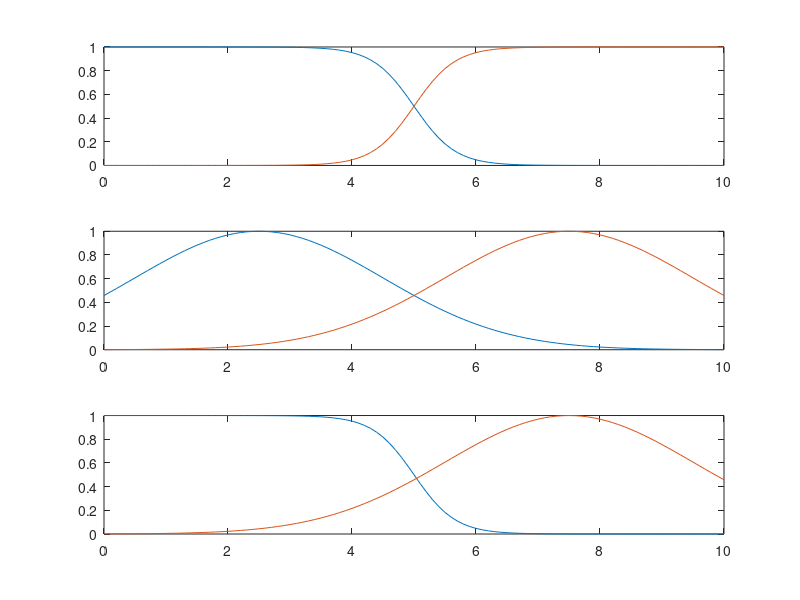
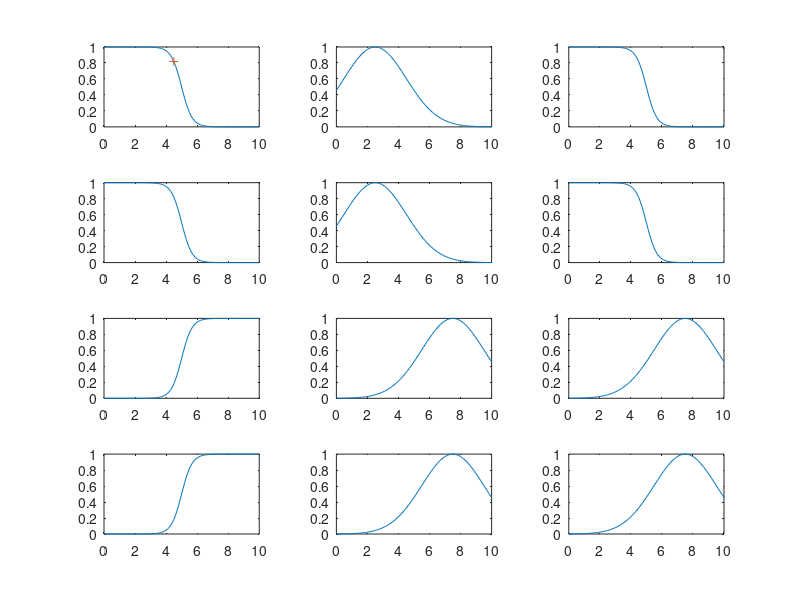

Reproduce these figures in MATLAB, in order.
X=0:0.1:10;
A1=zeros(1,length(X));
A2=zeros(1,length(X));
B1=zeros(1,length(X));
B2=zeros(1,length(X));
C1=zeros(1,length(X));
C2=zeros(1,length(X));

%Generando funciones
    for i = 1:length(X)
        
    A1(i) = ( 1 / ( 1 + exp( 3*( (X(i) - 5) )  )));
    A2(i) = ( 1 / ( 1 + exp( -3*( (X(i) - 5) )  )));
    
    B1(i) = exp( -0.125*(X(i) - 2.5 )^2  );
    B2(i) = exp( -0.125*(X(i) - 7.5 )^2  );
    
    C1(i) = ( 1 / ( 1 + exp( 3*( (X(i) - 5) )  )));
    C2(i) = exp( -0.125*(X(i) - 7.5 )^2  );
    end
    
    figure(1)
    subplot(3,1,1)
    plot(X,A1,X,A2)
    subplot(3,1,2)
    plot(X,B1,X,B2)
    subplot(3,1,3)
    plot(X,C1,X,C2)
    
    figure(2)
    subplot(4,3,1)
    plot(X,A1, 4.5, A1(46), '+')
    subplot(4,3,4)
    plot(X,A1)
    subplot(4,3,7)
    plot(X,A2)
    subplot(4,3,10)
    plot(X,A2)
    
    subplot(4,3,2)
    plot(X,B1)
    subplot(4,3,5)
    plot(X,B1)
    subplot(4,3,8)
    plot(X,B2)
    subplot(4,3,11)
    plot(X,B2)
    
    subplot(4,3,3)
    plot(X,C1)
    subplot(4,3,6)
    plot(X,C1)
    subplot(4,3,9)
    plot(X,C2)
    subplot(4,3,12)
    plot(X,C2)